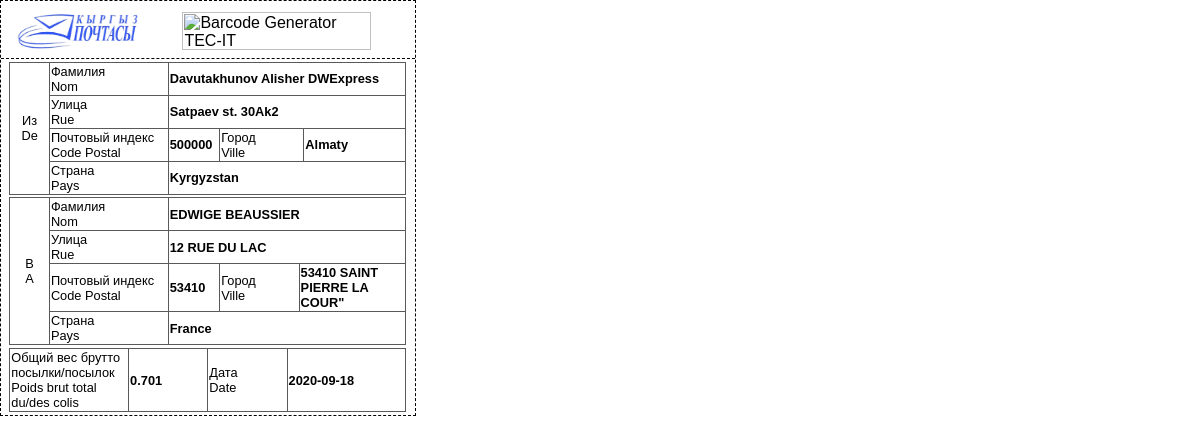
Screenshot of /pages/stickers/kp_cn22?code=RI800000026KG with the database file from the repository.
### tables this page shows
CREATE TABLE `dispatch_for_kp` (
  `id` int(11) NOT NULL,
  `Weight` float NOT NULL,
  `BagWeight` float NOT NULL,
  `BarCode` varchar(14) NOT NULL,
  `ReceiverFirstName` varchar(55) NOT NULL,
  `ReceiverLastName` varchar(55) NOT NULL,
  `ReceiverPostCode` int(8) NOT NULL,
  `ReceiverPhoneNumber` varchar(30) NOT NULL,
  `ReceiverDistrict` varchar(255) NOT NULL,
  `ReceiverRegion` varchar(255) NOT NULL,
  `ReceiverCity` varchar(255) NOT NULL,
  `ReceiverAddress` varchar(500) NOT NULL,
  `Description` varchar(255) NOT NULL,
  `TypeOfItems` varchar(255) NOT NULL,
  `SenderRegion` varchar(255) NOT NULL,
  `SenderPostCode` int(8) NOT NULL,
  `SenderLastName` varchar(55) NOT NULL,
  `ReceiverPatronymic` varchar(55) NOT NULL,
  `SenderDistrict` varchar(255) NOT NULL,
  `CreateDate` varchar(255) NOT NULL,
  `RecepticalNo` varchar(10) NOT NULL,
  `TransportType` int(5) NOT NULL,
  `SenderFirstName` varchar(255) NOT NULL,
  `Department` varchar(500) NOT NULL,
  `SenderPatronymic` varchar(55) NOT NULL,
  `Currency` varchar(10) NOT NULL,
  `Value` varchar(55) NOT NULL,
  `Country` varchar(55) NOT NULL,
  `SenderCity` varchar(255) NOT NULL,
  `SenderAddress` varchar(500) NOT NULL,
  `SenderPhoneNumber` varchar(30) NOT NULL
);

### pages/stickers/kp_cn22.php (the view, shortened to what this page needs)
<?php
$code = trim($_GET['code']);
require_once "../../app/db/db.php";
$data = $pdo->query('SELECT * FROM dispatch_for_kp WHERE BarCode = "'.$code.'"');
$data = $data->fetchAll(PDO::FETCH_ASSOC);
$data = $data[0];
?>
<div class="all">
    <header>
        <img src="../../public/img/carts/kp.png" alt="" class="half">
        <img alt='Barcode Generator TEC-IT' style="width: 5cm; margin-left: 1cm;" src='https://barcode.tec-it.com/barcode.ashx?data=<?=$code?>&code=Code128&dpi=96&dataseparator=' class="half"/>
    </header>
    <table>
        <tbody>
            <tr>
                <td rowspan="4" style="width: 10%;text-align: center;">
                    Из <br> De
                </td>
                <td style="width: 30%;">Фамилия <br> Nom</td>
                <td colspan="3"><b><?=$data['SenderFirstName']?> <?=$data['SenderLastName']?></b></td>
            </tr>
            <tr>
                <td>Улица <br> Rue</td>
                <td colspan="3"><b><?=$data['SenderAddress']?></b></td>
            </tr>
            <tr>
                <td>Почтовый индекс <br> Code Postal</td>
                <td style="width: 13%"><b><?=$data['SenderPostCode']?></b></td>
                <td>Город <br> Ville</td>
                <td><b><?=$data['SenderCity']?></b></td>
            </tr>
            <tr>
                <td>Страна <br> Pays</td>
                <td colspan="3"><b>Kyrgyzstan</b></td>
            </tr>
        </tbody>
    </table>
    <table>
        <tbody>
            <tr>
                <td rowspan="4" style="width: 10%;text-align: center;">
                    В <br> A
                </td>
                <td style="width: 30%;">Фамилия <br> Nom</td>
                <td colspan="3"><b><?=$data['ReceiverFirstName']?> <?=$data['ReceiverLastName']?></b></td>
            </tr>
            <tr>
                <td>Улица <br> Rue</td>
                <td colspan="3"><b><?=$data['ReceiverAddress']?></b></td>
            </tr>
            <tr>
                <td>Почтовый индекс <br> Code Postal</td>
                <td style="width: 13%"><b><?=$data['ReceiverPostCode']?></b></td>
                <td>Город <br> Ville</td>
                <td><b><?=$data['ReceiverCity']?></b></td>
            </tr>
            <tr>
                <td>Страна <br> Pays</td>
                <td colspan="3"><b>France</b></td>
            </tr>
        </tbody>
    </table>
        <table>
            <tbody>
                <tr>
                    <td style="width: 30%;">
                        Общий вес брутто <br>
                        посылки/посылок <br>
                        Poids brut total <br>
                        du/des colis</td>
                    <td><b><?=$data['Weight']?></b></td>
                    <td style="width: 20%">Дата <br> Date</td>
                    <td style="width: 30%;"><b><?=$data['CreateDate']?></b></td>
                </tr>
            </tbody>
        </table>
</div>

### pages/stickers/kp_cn22.php (style rules this page uses)
* { padding: 0; margin: 0; font-family: sans-serif; }
.all { width: 11cm; height: 11cm; border: 1px dashed black; box-sizing: border-box; }
header { height: 1.5cm; border-bottom: 1px dashed; display: flex; }
.half { width: 3.4cm; height: 1cm; margin-top: 0.3cm; margin-left: 0.4cm; }
table { width: 96%; margin-top: 0.7%; margin-left: 2%; border-collapse:collapse; border-spacing:0; font-size: 0.8em; }
table, td, th { border: 1px solid #595959; }
td, th { padding-left: 3px; padding: 1px; width: 30px; height: 30px; }
td { box-sizing: border-box; width: 20px; }

### rows the page displays
dispatch_for_kp: SenderFirstName "Davutakhunov", SenderLastName "Alisher DWExpress", SenderAddress "Satpaev st. 30Ak2", SenderPostCode "500000", SenderCity "Almaty", ReceiverFirstName "EDWIGE", ReceiverLastName "BEAUSSIER", ReceiverAddress "12 RUE DU LAC", ReceiverPostCode "53410", ReceiverCity "53410 SAINT PIERRE LA COUR\"", Weight "0.701", CreateDate "2020-09-18"
